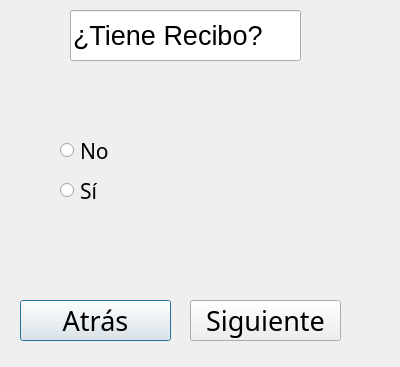
<?xml version="1.0" encoding="UTF-8"?>
<ui version="4.0">
 <class>Dialog</class>
 <widget class="QDialog" name="Dialog">
  <property name="geometry">
   <rect>
    <x>0</x>
    <y>0</y>
    <width>400</width>
    <height>367</height>
   </rect>
  </property>
  <property name="windowTitle">
   <string>Recibo</string>
  </property>
  <widget class="QLineEdit" name="recibo">
   <property name="geometry">
    <rect>
     <x>70</x>
     <y>10</y>
     <width>231</width>
     <height>51</height>
    </rect>
   </property>
   <property name="font">
    <font>
     <family>Nirmala UI</family>
     <pointsize>20</pointsize>
    </font>
   </property>
   <property name="text">
    <string>¿Tiene Recibo?</string>
   </property>
  </widget>
  <widget class="QRadioButton" name="e_no">
   <property name="geometry">
    <rect>
     <x>60</x>
     <y>140</y>
     <width>261</width>
     <height>21</height>
    </rect>
   </property>
   <property name="font">
    <font>
     <family>Bahnschrift Light</family>
     <pointsize>16</pointsize>
    </font>
   </property>
   <property name="text">
    <string>No</string>
   </property>
  </widget>
  <widget class="QRadioButton" name="e_si">
   <property name="geometry">
    <rect>
     <x>60</x>
     <y>180</y>
     <width>261</width>
     <height>21</height>
    </rect>
   </property>
   <property name="font">
    <font>
     <family>Bahnschrift Light</family>
     <pointsize>16</pointsize>
    </font>
   </property>
   <property name="text">
    <string>Sí</string>
   </property>
  </widget>
  <widget class="QPushButton" name="atras2">
   <property name="geometry">
    <rect>
     <x>20</x>
     <y>300</y>
     <width>151</width>
     <height>41</height>
    </rect>
   </property>
   <property name="font">
    <font>
     <family>Segoe MDL2 Assets</family>
     <pointsize>20</pointsize>
    </font>
   </property>
   <property name="text">
    <string>Atrás</string>
   </property>
  </widget>
  <widget class="QPushButton" name="siguiente2">
   <property name="geometry">
    <rect>
     <x>190</x>
     <y>300</y>
     <width>151</width>
     <height>41</height>
    </rect>
   </property>
   <property name="font">
    <font>
     <family>Segoe MDL2 Assets</family>
     <pointsize>20</pointsize>
    </font>
   </property>
   <property name="text">
    <string>Siguiente</string>
   </property>
  </widget>
 </widget>
 <resources/>
 <connections/>
</ui>
